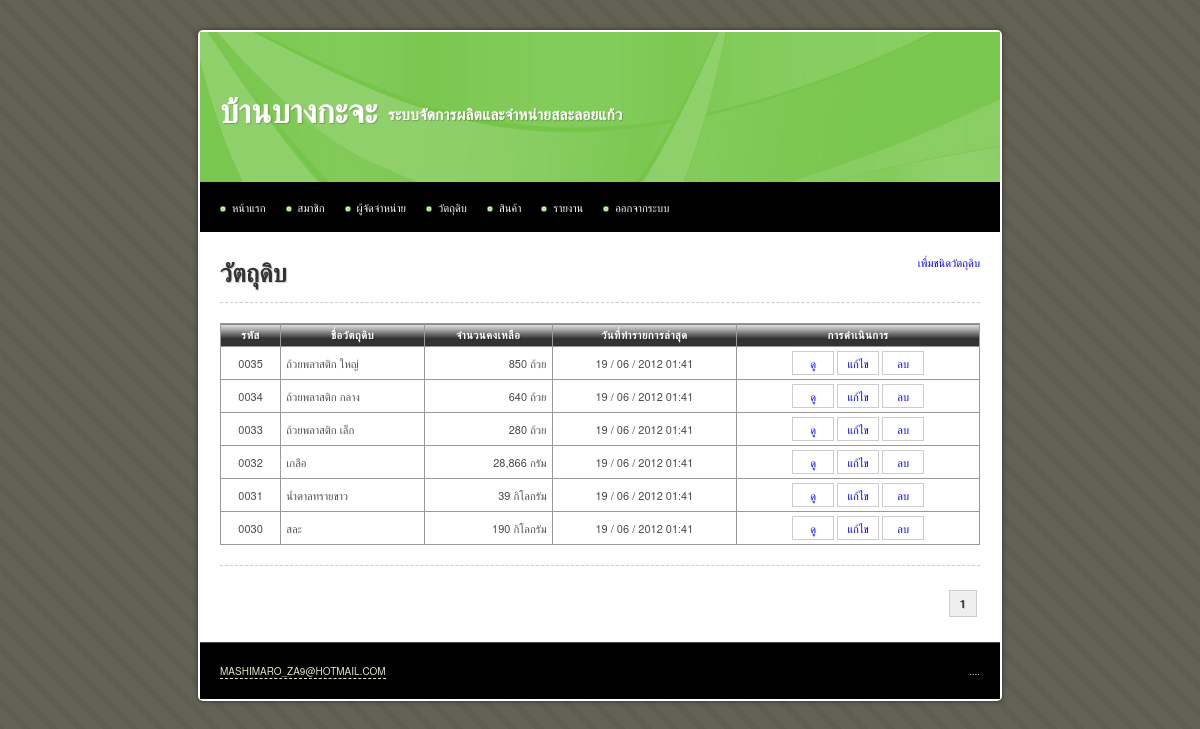
The app's page /main/material.php (signed in) with its own data.
### tables this page shows
CREATE TABLE IF NOT EXISTS `material` (
  `id` int(10) unsigned NOT NULL AUTO_INCREMENT,
  `name` varchar(255) NOT NULL,
  `total` int(10) NOT NULL,
  `description` text,
  `stock_min` int(10) unsigned NOT NULL DEFAULT '0',
  `stock_max` int(10) unsigned NOT NULL DEFAULT '0',
  `unit` varchar(255) NOT NULL,
  `date_create` datetime NOT NULL,
  `date_update` timestamp NOT NULL DEFAULT CURRENT_TIMESTAMP,
  `date_update_transaction` datetime DEFAULT NULL,
  PRIMARY KEY (`id`)
);

### iic_tools/helpers/iic_utilities_helper.php (called while the page is built, shortened)
<?php
function change_date_format($date, $old_separator = "-", $old_format = 'y-m-d', $new_separator = " / ", $new_format = "d-m-y")
{
	@list($_old_format_path1, $_old_format_path2, $_old_format_path3) = explode('-', $old_format);
	@list($_date_path[$_old_format_path1], $_date_path[$_old_format_path2], $_date_path[$_old_format_path3]) = explode($old_separator, $date);
	@list($_new_format_path1, $_new_format_path2, $_new_format_path3) = explode('-', $new_format);
	$_new_date = $_date_path[$_new_format_path1].$new_separator.$_date_path[$_new_format_path2].$new_separator.$_date_path[$_new_format_path3];
	return $_new_date;
}
function change_date_time_format($date_time)
{
	@list($_date, $_time) = explode(" ", $date_time);
	$_new_date		= change_date_format($_date);
	$_new_date_time = $_new_date.' '.substr($_time, 0, 5);
	return $_new_date_time;
}
function zero_fill($length, $data)
{
	while(strlen($data) < $length)
	{
		$data = '0'.$data;
	}
	return $data;
}
function remove_comma($number, $decimal = 0)
{
	$_int		= 0;
	$_decimal	= '';
	if(count(explode (".", $number)) > 1)
	{
		list($_int, $_decimal) = explode (".", $number);
	}
	else
	{
		$_int = ($number == '') ? 0 : $number;
	}
	$_int = explode (',', $_int);
	$_int = implode ($_int);
	$_new_number = $_int.$_decimal;
	return $_new_number;
}
function add_comma($number, $decimal = 0)
{
	$_sign		= '';
	$_int		= 0;
	$_decimal	= '';
	if(count(explode (".", $number)) > 1)
	{
		list($_int, $_decimal) = explode (".", $number);
	}
	else
	{
		$_int = ($number == '') ? 0 : $number;
	}
	$_int = remove_comma($_int);
	if($_int < 0)
	{
		$_sign = '-';
		$_int = str_replace('-', '', $_int);
	}
	else
	{
		$_sign = '';
	}
	$_total_loop = (strlen($_int) > 3) ? floor(strlen($_int) / 3) : 0;
	for($_loop = $_total_loop; $_loop > 0; $_loop--)
	{
		$_length = (3 * $_loop) * -1;
		$_int = substr_replace($_int, ',', $_length, 0 );
	}
	$_new_number = $_sign.$_int.$_decimal;
	return $_new_number;
}

### main/material.php (the view, shortened to what this page needs)
<?php
$sql = 'SELECT * FROM material';
$query = mysql_query($sql);
$total_rows = mysql_num_rows($query);
$rows_per_page = 10;
$limit_start = ($_GET['page'] - 1) * $rows_per_page;
$target = 'material.php?page=';
?>
<!DOCTYPE html PUBLIC "-//W3C//DTD XHTML 1.0 Transitional//EN" "http://www.w3.org/TR/xhtml1/DTD/xhtml1-transitional.dtd">
<html xmlns="http://www.w3.org/1999/xhtml">
<head>
<?php include("inc.css.php"); ?>
</head>
<body>
<div id="container">
	<?php include("inc.header.php"); ?>
	<div id="content">
		<a href="material_create.php" class="float_r">เพื่มชนิดวัตถุดิบ</a>
		<h1>วัตถุดิบ</h1>
		<hr />
			<form method="post" action="material_order_create.php">
				<table width="100%" border="1" align="center" cellpadding="5" cellspacing="0">
					<thead>
						<tr>
							<th scope="col">รหัส</th>
							<th scope="col">ชื่อวัตถุดิบ</th>
							<th scope="col">จำนวนคงเหลือ</th>
							<th scope="col">วันที่ทำรายการล่าสุด</th>
							<th scope="col">การดำเนินการ</th>
						</tr>
					</thead>
					<tbody>
						<?php
						$sql = 'SELECT *
								FROM material
								ORDER BY id DESC
								LIMIT '.$limit_start.', '.$rows_per_page;
						$query = mysql_query($sql);
						$query_row = mysql_num_rows($query);
						if($query_row > 0)
						{
							while($data = mysql_fetch_array($query))
							{
								$date_update_transaction = (is_null($data['date_update_transaction'])) ? '-' : change_date_time_format($data['date_update_transaction']);
								echo '	<tr>
											<td class="center">'.zero_fill(4, $data['id']).'</td>
											<td>'.$data['name'].'</td>
											<td class="right">'.add_comma($data['total']).' '.$data['unit'].'</td>
											<td class="center">'.$date_update_transaction.'</td>
											<td class="center">
												<a class="button" href="material_view.php?id='.$data['id'].'">ดู</a>
												<a class="button" href="material_update.php?id='.$data['id'].'">แก้ไข</a>
												<a class="button" href="material_delete.php?id='.$data['id'].'">ลบ</a>
											</td>
										</tr>';
							}
						}
						else
						{
							echo '<tr><td colspan="7" class="center">ไม่มีข้อมูล</td></tr>';
						}
						?>
					</tbody>
				</table>
			</form>
		<hr />
		<div class="pagination">
			<?php echo get_pagination($total_rows, $target, $_GET['page'], $rows_per_page); ?>
		</div>
	</div>
	<?php include("inc.footer.php"); ?>
</div>
</body>
</html>

### iic_tools/css/iic_layout.css (style rules this page uses)
html, body, div, span, applet, object, iframe, h1, h2, h3, h4, h5, h6, p, blockquote, pre, a, abbr, acronym, address, big, cite, code, del, dfn, em, font, img, ins, kbd, q, s, samp, small, strike, strong, sub, sup, tt, var, b, u, i, center, dl, dt, dd, ol, ul, li, fieldset, form, label, legend, table, caption, tbody, tfoot, thead, tr, th, td { margin:0; padding:0; border:0; outline:0; font-size:100%; vertical-align:baseline; background:transparent }
table { border-collapse:collapse; border-spacing:0 }
body { font: 14px/1.5 'Microsoft Sans Serif', 'Helvetica Neue', Arial, 'Liberation Sans', FreeSans, sans-serif }
hr { border:0 #ccc solid; border-top-width:1px; clear:both; height:0 }
h1 { font-size:25px }
p, dl, hr, h1, h2, h3, h4, h5, h6, h7, ol, ul, pre, table, address, fieldset { margin-bottom:20px }

### iic_tools/css/iic_style.css (style rules this page uses)
.float_r { float: right; }
.center { text-align: center; }
.right { text-align: right; }
a:link { color: #00F; text-decoration: none; }
thead th { background-image: url(../img/bg_th.png); white-space: nowrap; }
a[class^=button] { color: #4F4F4F }
.pagination { float: right; margin: 8px 0px; text-align: right; }

### css/style.css (style rules this page uses)
body { margin: 30px 0px 20px 0px; padding: 0; background: #D7D7BD url(../images/img01.png) repeat; text-align: justify; line-height: 20px; font-size: 11px; color: #4C4C4C; }
h1, h2, h3, h4, h5, h6, th, b, strong { color: #333; letter-spacing: 0.25px; text-shadow: 1px 1px 1px rgba(0, 0, 0, 0.2); -moz-text-shadow: 1px 1px 1px rgba(0, 0, 0, 0.2); -webkit-text-shadow: 1px 1px 1px rgba(0, 0, 0, 0.2); }
hr { border-style: dashed; }
#container { background: #FFF; display: table; width: 800px; margin: auto; padding: 2px; border-radius: 5px; -moz-border-radius: 5px; -webkit-border-radius: 5px; box-shadow: 0px 0px 5px #333; -moz-box-shadow: 0px 0px 5px #333; -webkit-box-shadow: 0px 0px 5px #333; }
#content { background: #FFF; padding: 20px; }
#content h1 { margin-top: 10px; }
a.button { border: 1px solid #CCC; color: #00F; display: inline-block; margin: 3px 0px; min-width: 30px; padding: 1px 5px; }
table { border: 1px solid #000; border-collapse: collapse; width: 100% }
table td, table th { padding: 1px 5px; border: 1px solid #999; border-collapse: collapse; }
table th { background-color: #333; border: 1px solid #999; color: #FFF; text-align: center; letter-spacing: 0.5px; }

### records on screen
material: id "0035", name "ถ้วยพลาสติก ใหญ่", total "850", unit "ถ้วย", date_update_transaction "19 / 06 / 2012 01:41"
material: id "0034", name "ถ้วยพลาสติก กลาง", total "640", unit "ถ้วย", date_update_transaction "19 / 06 / 2012 01:41"
material: id "0033", name "ถ้วยพลาสติก เล็ก", total "280", unit "ถ้วย", date_update_transaction "19 / 06 / 2012 01:41"
material: id "0032", name "เกลือ", total "28,866", unit "กรัม", date_update_transaction "19 / 06 / 2012 01:41"
material: id "0031", name "น้ำตาลทรายขาว", total "39", unit "กิโลกรัม", date_update_transaction "19 / 06 / 2012 01:41"
material: id "0030", name "สละ", total "190", unit "กิโลกรัม", date_update_transaction "19 / 06 / 2012 01:41"
